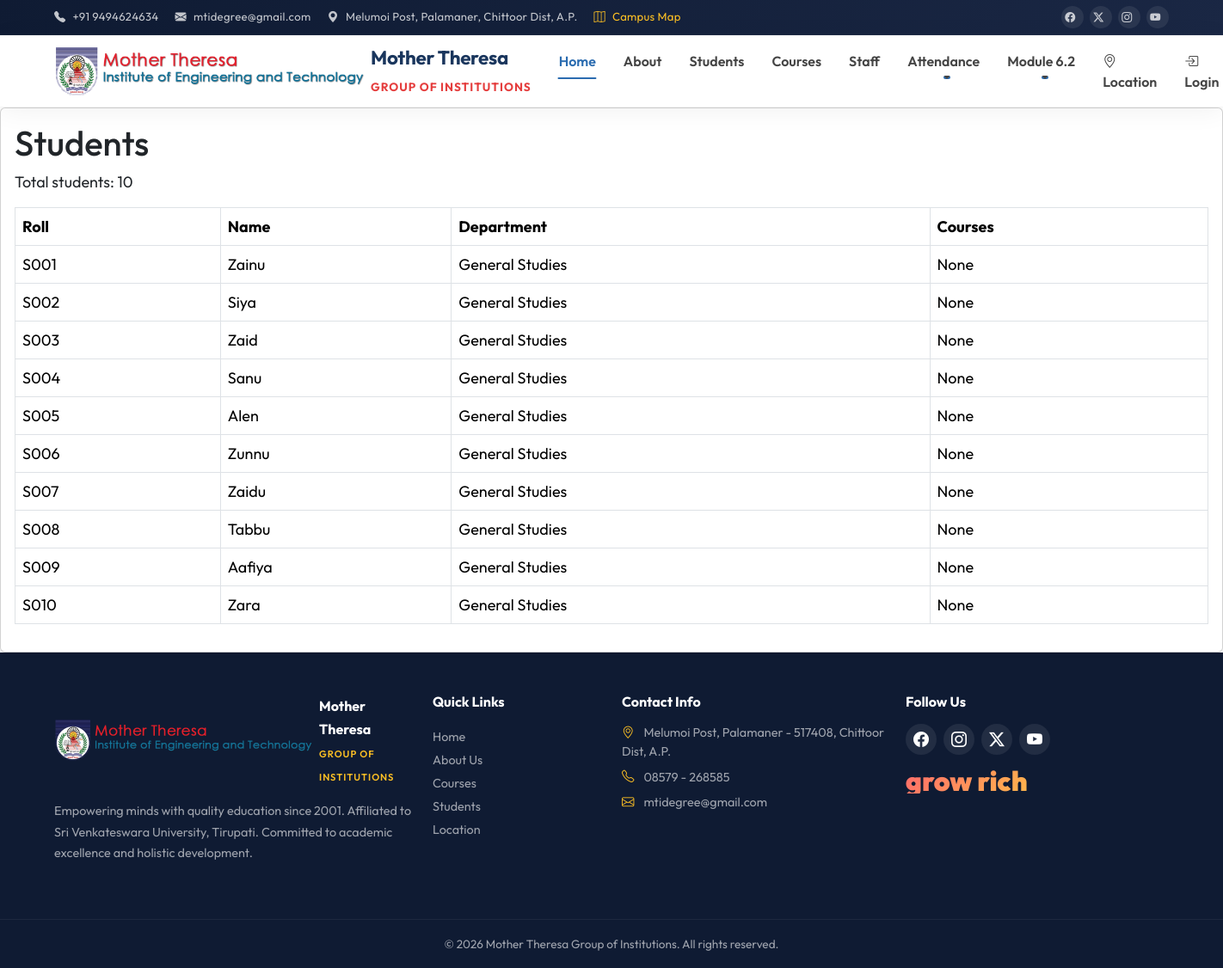
The page /students/ on the database its author committed.
### college/models.py (models this page shows, shortened)
class Student(models.Model):
    roll = models.CharField(max_length=20, unique=True)
    name = models.CharField(max_length=100)
    email = models.EmailField(unique=True)
    department = models.ForeignKey(Department, on_delete=models.CASCADE, related_name='students')
    courses = models.ManyToManyField(Course, related_name='students', blank=True)
    is_active = models.BooleanField(default=True)

class Department(models.Model):
    name = models.CharField(max_length=100, unique=True)

### college/views.py (the view)
# urls.py: path('students/', views.student_list, name='student_list'),
def student_list(request):
    students = Student.objects.select_related('department').prefetch_related('courses').all()
    return render(request, 'college/students.html', {'students': students})

### templates/college/students.html
{% extends 'base.html' %}
{% block content %}
<div class="row">
    <div class="col-12">
        <div class="card shadow-sm">
            <div class="card-body">
                <h1 class="card-title">Students</h1>
                <p class="card-text">Total students: {{ students.count }}</p>
                <table class="table table-bordered table-hover mt-3">
                    <thead>
                        <tr>
                            <th>Roll</th>
                            <th>Name</th>
                            <th>Department</th>
                            <th>Courses</th>
                        </tr>
                    </thead>
                    <tbody>
                        {% for student in students %}
                            <tr>
                                <td>{{ student.roll }}</td>
                                <td>{{ student.name }}</td>
                                <td>{{ student.department.name }}</td>
                                <td>{% for course in student.courses.all %}{{ course.code }}{% if not forloop.last %}, {% endif %}{% empty %}None{% endfor %}</td>
                            </tr>
                        {% empty %}
                            <tr>
                                <td colspan="4">No students found.</td>
                            </tr>
                        {% endfor %}
                    </tbody>
                </table>
            </div>
        </div>
    </div>
</div>
{% endblock %}

### templates/base.html (style rules this page uses)
:root { --primary: #1a365d; --primary-light: #2b6cb0; --accent: #e53e3e; --gradient-1: linear-gradient(135deg, #667eea 0%, #764ba2 100%); --gradient-2: linear-gradient(135deg, #f093fb 0%, #f5576c 100%); --gradient-3: linear-gradient(135deg, #4facfe 0%, #00f2fe 100%); --gradient-4: linear-gradient(135deg, #43e97b 0%, #38f9d7 100%); }
* { scroll-behavior: smooth; }
body { padding-top: 0; font-family: 'Outfit', 'Segoe UI', system-ui, sans-serif; overflow-x: hidden; font-size: 18px; }

### rows shown on the page
Student: roll "S001", name "Zainu", department.name "General Studies"
Student: roll "S002", name "Siya", department.name "General Studies"
Student: roll "S003", name "Zaid", department.name "General Studies"
Student: roll "S004", name "Sanu", department.name "General Studies"
Student: roll "S005", name "Alen", department.name "General Studies"
Student: roll "S006", name "Zunnu", department.name "General Studies"
Student: roll "S007", name "Zaidu", department.name "General Studies"
Student: roll "S008", name "Tabbu", department.name "General Studies"
Student: roll "S009", name "Aafiya", department.name "General Studies"
Student: roll "S010", name "Zara", department.name "General Studies"

### other values the page prints
{{ students.count }} "10"
